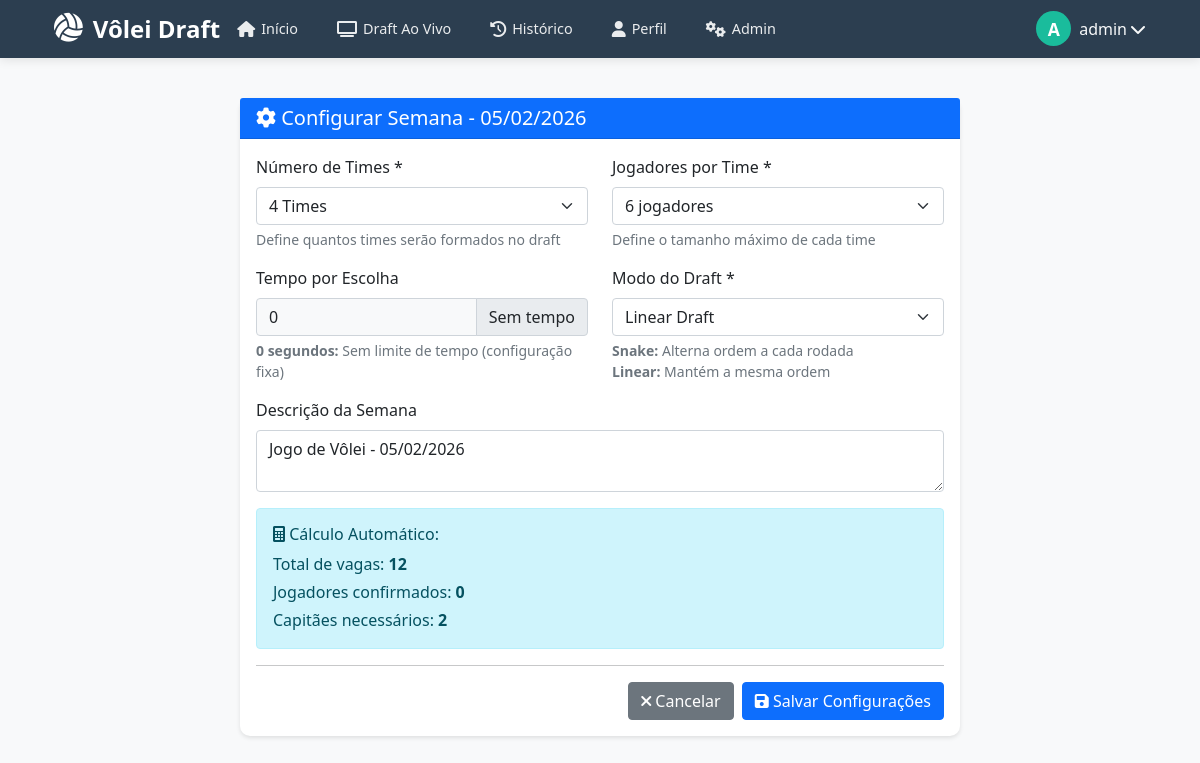
Page /admin/configurar_semana/4 (signed in) on the committed database.
### app.py (models this page shows, shortened)
class User(UserMixin, db.Model):
    id = db.Column(db.Integer, primary_key=True)
    username = db.Column(db.String(80), unique=True, nullable=False)
    password = db.Column(db.String(200), nullable=False)
    email = db.Column(db.String(120), unique=True, nullable=True)
    role = db.Column(db.String(20), nullable=False, default='jogador')
    jogador_id = db.Column(db.Integer, db.ForeignKey('jogador.id'))
    created_at = db.Column(db.DateTime, default=datetime.utcnow)
    last_login = db.Column(db.DateTime)
    foto_perfil = db.Column(db.String(200))
    jogador = db.relationship('Jogador', back_populates='user', uselist=False)

class Semana(db.Model):
    id = db.Column(db.Integer, primary_key=True)
    data = db.Column(db.Date, nullable=False, unique=True)
    descricao = db.Column(db.String(200))
    lista_aberta = db.Column(db.Boolean, default=True)
    lista_encerrada = db.Column(db.Boolean, default=False)
    draft_em_andamento = db.Column(db.Boolean, default=False)
    draft_finalizado = db.Column(db.Boolean, default=False)
    max_times = db.Column(db.Integer, default=2)
    max_jogadores_por_time = db.Column(db.Integer, default=6)
    tempo_escolha = db.Column(db.Integer, default=30)
    modo_draft = db.Column(db.String(20), default='snake')
    created_at = db.Column(db.DateTime, default=datetime.utcnow)
    encerrada_em = db.Column(db.DateTime)
    times = db.relationship('Time', backref='semana', lazy='dynamic')
    confirmacoes = db.relationship('Confirmacao', backref='semana', lazy='dynamic')
    lista_espera = db.relationship('ListaEspera', backref='semana', lazy='dynamic')

### app.py (the view, shortened to what this page needs)
@app.route('/admin/configurar_semana/<int:id>', methods=['GET', 'POST'])
@admin_required
def configurar_semana(id):
    semana = Semana.query.get_or_404(id)
    confirmados = Confirmacao.query.filter_by(
        semana_id=semana.id,
        confirmado=True
    ).count()
    return render_template('admin/configurar_semana.html', semana=semana, confirmados=confirmados)

### app.py (called while the page is built)
def admin_required(f):
    @wraps(f)
    def decorated_function(*args, **kwargs):
        if not current_user.is_authenticated or current_user.role != 'admin':
            flash('Acesso restrito a administradores!', 'danger')
            return redirect(url_for('login'))
        return f(*args, **kwargs)
    return decorated_function

@login_manager.user_loader
def load_user(user_id):
    return User.query.get(int(user_id))

@app.before_request
def check_profile_completion():
    if current_user.is_authenticated:
        exempt_routes = ['completar_perfil', 'logout', 'static', 'login']
        if request.endpoint in exempt_routes:
            return
        if current_user.role == 'admin':
            return
        if not current_user.jogador_id:
            if request.endpoint != 'completar_perfil':
                flash('Complete seu perfil de jogador para continuar.', 'info')
                return redirect(url_for('completar_perfil'))

@app.before_request
def verificar_permissao_capitao():
    if current_user.is_authenticated and current_user.jogador:
        if current_user.role == 'capitao' and not current_user.jogador.capitao:
            current_user.role = 'jogador'
            db.session.commit()
            print(f"⚠️ Corrigido: {current_user.username} não é mais capitão")
        elif current_user.jogador.capitao and current_user.role != 'capitao':
            current_user.role = 'capitao'
            db.session.commit()
            print(f"⚠️ Corrigido: {current_user.username} agora é capitão")

def format_date_func(value, format='%d/%m/%Y'):
    if value:
        if isinstance(value, datetime):
            return value.strftime(format)
        elif isinstance(value, date):
            return value.strftime(format)
    return ''

@app.context_processor
def utility_processor():
    return {
        'format_date': format_date_func,
        'get_jogador_nome': get_jogador_nome_func,
        'get_time_nome': get_time_nome_func,
        'get_posicao_display': get_posicao_display_func,
        'get_nivel_display': get_nivel_display_func,
        'calcular_idade': calcular_idade_func,
        'get_semana_atual': get_semana_atual,
        'datetime': datetime,
        'date': date,
        'get_dia_semana': get_dia_semana,
        'get_dia_semana_curto': get_dia_semana_curto,
        'obter_ciclo_das_configuracoes': obter_ciclo_das_configuracoes,
        'obter_jogadores_no_ciclo_atual': obter_jogadores_no_ciclo_atual,
    }

### templates/admin/configurar_semana.html (shortened to what this page needs)
{% extends "admin/base.html" %}
{% block admin_content %}
<div class="row justify-content-center">
    <div class="col-md-8">
        <div class="card">
            <div class="card-header bg-primary text-white">
                <h5 class="mb-0">
                    <i class="fas fa-cog"></i> Configurar Semana - {{ format_date(semana.data) }}
                </h5>
            </div>
            <div class="card-body">
                <form method="POST" action="{{ url_for('configurar_semana', id=semana.id) }}">
                    <div class="row">
                        <div class="col-md-6 mb-3">
                            <label for="max_times" class="form-label">Número de Times *</label>
                            <select class="form-select" id="max_times" name="max_times" required>
                                {% for i in range(2, 7) %}
                                <option value="{{ i }}" {% if semana.max_times == i %}selected{% endif %}>
                                    {{ i }} Times
                                </option>
                                {% endfor %}
                            </select>
                            <div class="form-text">
                                Define quantos times serão formados no draft
                            </div>
                        </div>
                        <div class="col-md-6 mb-3">
                            <label for="max_jogadores_por_time" class="form-label">Jogadores por Time *</label>
                            <select class="form-select" id="max_jogadores_por_time" name="max_jogadores_por_time" required>
                                {% for i in range(4, 11) %}
                                <option value="{{ i }}" {% if semana.max_jogadores_por_time == i %}selected{% endif %}>
                                    {{ i }} jogadores
                                </option>
                                {% endfor %}
                            </select>
                            <div class="form-text">
                                Define o tamanho máximo de cada time
                            </div>
                        </div>
                    </div>
                    <div class="row">
                        <div class="col-md-6 mb-3">
                            <label for="tempo_escolha" class="form-label">Tempo por Escolha</label>
                            <div class="input-group">
                                <input type="number" class="form-control" id="tempo_escolha"
                                    name="tempo_escolha" value="0"
                                    min="0" max="300" step="5" readonly style="background-color: #f8f9fa;">
                                <span class="input-group-text">Sem tempo</span>
                            </div>
                            <div class="form-text">
                                <strong>0 segundos:</strong> Sem limite de tempo (configuração fixa)
                            </div>
                        </div>
                        <div class="col-md-6 mb-3">
                            <label for="modo_draft" class="form-label">Modo do Draft *</label>
                            <select class="form-select" id="modo_draft" name="modo_draft" required>
                                <option value="linear" {% if semana.modo_draft == 'linear' %}selected{% endif %}>Linear Draft</option>
                            </select>
                            <div class="form-text">
                                <strong>Snake:</strong> Alterna ordem a cada rodada<br>
                                <strong>Linear:</strong> Mantém a mesma ordem
                            </div>
                        </div>
                    </div>
                    <div class="row">
                        <div class="col-12 mb-3">
                            <label for="descricao" class="form-label">Descrição da Semana</label>
                            <textarea class="form-control" id="descricao" name="descricao"
                                      rows="2">{{ semana.descricao }}</textarea>
                        </div>
                    </div>
                    <div class="alert alert-info">
                        <h6><i class="fas fa-calculator"></i> Cálculo Automático:</h6>
                        <p class="mb-1">Total de vagas: <strong id="totalVagas">12</strong></p>
                        <p class="mb-1">Jogadores confirmados: <strong>{{ confirmados }}</strong></p>
                        <p class="mb-0">Capitães necessários: <strong id="capitaesNecessarios">2</strong></p>
                    </div>
                    <hr>
                    <div class="d-grid gap-2 d-md-flex justify-content-md-end">
                        <a href="{{ url_for('admin_dashboard') }}" class="btn btn-secondary">
                            <i class="fas fa-times"></i> Cancelar
                        </a>
                        <button type="submit" class="btn btn-primary">
                            <i class="fas fa-save"></i> Salvar Configurações
                        </button>
                    </div>
                </form>
            </div>
        </div>
    </div>
</div>
{% endblock %}

### templates/base.html (shortened to what this page needs)
<!DOCTYPE html>
<html lang="pt-BR">
<head>
    <link href="https://cdn.jsdelivr.net/npm/bootstrap@5.3.0/dist/css/bootstrap.min.css" rel="stylesheet">
    <link rel="stylesheet" href="https://cdn.jsdelivr.net/npm/bootstrap-icons@1.10.0/font/bootstrap-icons.css">
    <link href="https://cdn.jsdelivr.net/npm/bootstrap@5.1.3/dist/css/bootstrap.min.css" rel="stylesheet">
    <link rel="stylesheet" href="https://cdnjs.cloudflare.com/ajax/libs/font-awesome/6.0.0/css/all.min.css">
    <link rel="stylesheet" href="{{ url_for('static', filename='css/draft.css') }}">
</head>
<body>
    <nav class="nav-optimized">
        <div class="container">
            <div class="main-nav">
                <a class="nav-brand" href="{{ url_for('index') }}">
                    <i class="fas fa-volleyball-ball"></i>
                    <span>Vôlei Draft</span>
                </a>
                <ul class="nav-links">
                    <li class="nav-link-item">
                        <a class="nav-link {% if request.endpoint == 'index' %}active{% endif %}"
                        href="{{ url_for('index') }}">
                            <i class="fas fa-home"></i>
                            <span>Início</span>
                        </a>
                    </li>
                    <li class="nav-link-item">
                        <a class="nav-link {% if request.endpoint == 'draft_publico' %}active{% endif %}"
                        href="{{ url_for('draft_publico') }}">
                            <i class="fas fa-tv"></i>
                            <span>Draft Ao Vivo</span>
                        </a>
                    </li>
                    <li class="nav-link-item">
                        <a class="nav-link {% if request.endpoint == 'ver_times' %}active{% endif %}"
                        href="{{ url_for('ver_times') }}">
                            <i class="fas fa-history"></i>
                            <span>Histórico</span>
                        </a>
                    </li>
                    {% if current_user.is_authenticated %}
                    <li class="nav-link-item">
                        <a class="nav-link {% if request.endpoint == 'perfil' %}active{% endif %}"
                        href="{{ url_for('perfil') }}">
                            <i class="fas fa-user"></i>
                            <span>Perfil</span>
                        </a>
                    </li>
                    {% endif %}
                    {% if current_user.is_authenticated and current_user.role == 'admin' %}
                    <li class="nav-link-item">
                        <a class="nav-link {% if 'admin_' in request.endpoint %}active{% endif %}"
                        href="{{ url_for('admin_dashboard') }}">
                            <i class="fas fa-cogs"></i>
                            <span>Admin</span>
                        </a>
                    </li>
                    {% endif %}
                </ul>
                <div class="user-menu">
                    {% if current_user.is_authenticated %}
                    <div class="dropdown">
                        <button class="btn btn-link text-light p-0 d-flex align-items-center"
                                type="button"
                                id="userDropdown"
                                data-bs-toggle="dropdown"
                                aria-expanded="false"
                                style="text-decoration: none;">
                            {% if current_user.jogador and current_user.jogador.foto_perfil %}
                            <div class="me-2" title="{{ current_user.username }}">
                                <img src="{{ current_user.jogador.foto_perfil }}"
                                    alt="{{ current_user.username }}"
                                    style="width: 35px; height: 35px; border-radius: 50%; object-fit: cover; border: 2px solid rgba(255,255,255,0.3);">
                            </div>
                            {% else %}
                            <div class="user-avatar me-2" title="{{ current_user.username }}">
                                {{ current_user.username[0]|upper }}
                            </div>
                            {% endif %}
                            <span class="d-none d-md-inline me-1">{{ current_user.username }}</span>
                            <i class="fas fa-chevron-down"></i>
                        </button>
                    </div>
                    {% endif %}
                </div>
            </div>
        </div>
    </nav>
    <main class="container py-4">
        {% block content %}{% endblock %}
    </main>
</body>
</html>

### rows in the picture
User: username "A", username "admin"
Semana: data "05/02/2026", max_times "4 Times", max_jogadores_por_time "6 jogadores", modo_draft "Linear Draft", descricao "Jogo de Vôlei - 05/02/2026"

### other values in the picture
{{ confirmados }} "0"
